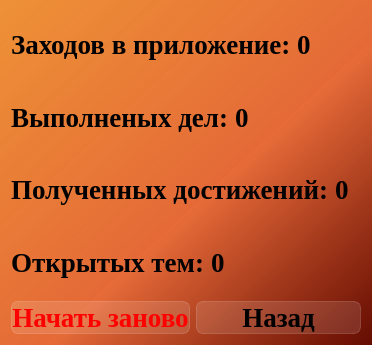
<?xml version="1.0" encoding="UTF-8"?>
<ui version="4.0">
 <class>Dialog_statistics</class>
 <widget class="QDialog" name="Dialog_statistics">
  <property name="geometry">
   <rect>
    <x>0</x>
    <y>0</y>
    <width>372</width>
    <height>345</height>
   </rect>
  </property>
  <property name="windowTitle">
   <string>Статистика</string>
  </property>
  <property name="styleSheet">
   <string notr="true">background-color: qlineargradient(spread:pad, x1:1, y1:1, x2:0, y2:0, stop:0 rgba(101, 12, 2, 255), stop:0.427447 rgba(228, 104, 54, 235), stop:1 rgba(238, 145, 55, 255));
font-family: Liberation Serif;</string>
  </property>
  <layout class="QVBoxLayout" name="verticalLayout">
   <item>
    <layout class="QHBoxLayout" name="horizontalLayout_visits">
     <item>
      <widget class="QLabel" name="label_visits">
       <property name="styleSheet">
        <string notr="true">text-align: center;
font-weight: bold;
font-size: 20pt;
background-color: none;</string>
       </property>
       <property name="text">
        <string>Заходов в приложение:</string>
       </property>
      </widget>
     </item>
     <item>
      <widget class="QLabel" name="label_count_visits">
       <property name="styleSheet">
        <string notr="true">text-align: center;
font-weight: bold;
font-size: 20pt;
background-color: none;
</string>
       </property>
       <property name="text">
        <string>0</string>
       </property>
      </widget>
     </item>
     <item>
      <spacer name="horizontalSpacer">
       <property name="orientation">
        <enum>Qt::Horizontal</enum>
       </property>
       <property name="sizeHint" stdset="0">
        <size>
         <width>40</width>
         <height>20</height>
        </size>
       </property>
      </spacer>
     </item>
    </layout>
   </item>
   <item>
    <layout class="QHBoxLayout" name="horizontalLayout_tasks">
     <item>
      <widget class="QLabel" name="label_tasks">
       <property name="styleSheet">
        <string notr="true">text-align: center;
font-weight: bold;
font-size: 20pt;
background-color: none;
border: none;</string>
       </property>
       <property name="text">
        <string>Выполненых дел:</string>
       </property>
      </widget>
     </item>
     <item>
      <widget class="QLabel" name="label_count_tasks">
       <property name="styleSheet">
        <string notr="true">text-align: center;
font-weight: bold;
font-size: 20pt;
background-color: none;
border: none;</string>
       </property>
       <property name="text">
        <string>0</string>
       </property>
      </widget>
     </item>
     <item>
      <spacer name="horizontalSpacer_2">
       <property name="orientation">
        <enum>Qt::Horizontal</enum>
       </property>
       <property name="sizeHint" stdset="0">
        <size>
         <width>40</width>
         <height>20</height>
        </size>
       </property>
      </spacer>
     </item>
    </layout>
   </item>
   <item>
    <layout class="QHBoxLayout" name="horizontalLayout_achievements">
     <item>
      <widget class="QLabel" name="label_achievements">
       <property name="styleSheet">
        <string notr="true">text-align: center;
font-weight: bold;
font-size: 20pt;
background-color: none;
border: none;</string>
       </property>
       <property name="text">
        <string>Полученных достижений:</string>
       </property>
      </widget>
     </item>
     <item>
      <widget class="QLabel" name="label_count_achievements">
       <property name="styleSheet">
        <string notr="true">text-align: center;
font-weight: bold;
font-size: 20pt;
background-color: none;
border: none;</string>
       </property>
       <property name="text">
        <string>0</string>
       </property>
      </widget>
     </item>
     <item>
      <spacer name="horizontalSpacer_3">
       <property name="orientation">
        <enum>Qt::Horizontal</enum>
       </property>
       <property name="sizeHint" stdset="0">
        <size>
         <width>40</width>
         <height>20</height>
        </size>
       </property>
      </spacer>
     </item>
    </layout>
   </item>
   <item>
    <layout class="QHBoxLayout" name="horizontalLayout_themes">
     <item>
      <widget class="QLabel" name="label_themes">
       <property name="styleSheet">
        <string notr="true">text-align: center;
font-weight: bold;
font-size: 20pt;
background-color: none;
border: none;</string>
       </property>
       <property name="text">
        <string>Открытых тем:</string>
       </property>
      </widget>
     </item>
     <item>
      <widget class="QLabel" name="label_count_themes">
       <property name="styleSheet">
        <string notr="true">text-align: center;
font-weight: bold;
font-size: 20pt;
background-color: none;
border: none;</string>
       </property>
       <property name="text">
        <string>0</string>
       </property>
      </widget>
     </item>
     <item>
      <spacer name="horizontalSpacer_4">
       <property name="orientation">
        <enum>Qt::Horizontal</enum>
       </property>
       <property name="sizeHint" stdset="0">
        <size>
         <width>40</width>
         <height>20</height>
        </size>
       </property>
      </spacer>
     </item>
    </layout>
   </item>
   <item>
    <layout class="QHBoxLayout" name="horizontalLayout">
     <item>
      <widget class="QPushButton" name="pushButton_restart_statistics">
       <property name="styleSheet">
        <string notr="true">QPushButton {
font-weight: bold;
font-size: 20pt;
text-align: center;
color: red;
background-color: rgba(255, 255, 255, 30);
border: 1px solid rgba(255, 255, 255, 40);
border-radius: 7px;
}

QPushButton:hover {
background-color: rgba(255, 255, 255, 40);
}
QPushButton:pressed {
background-color: rgba(255, 255, 255, 70);
}</string>
       </property>
       <property name="text">
        <string>Начать заново</string>
       </property>
      </widget>
     </item>
     <item>
      <widget class="QPushButton" name="pushButton_back">
       <property name="styleSheet">
        <string notr="true">QPushButton {
font-weight: bold;
font-size: 20pt;
text-align: center;
background-color: rgba(255, 255, 255, 30);
border: 1px solid rgba(255, 255, 255, 40);
border-radius: 7px;
}

QPushButton:hover {
background-color: rgba(255, 255, 255, 40);
}
QPushButton:pressed {
background-color: rgba(255, 255, 255, 70);
}</string>
       </property>
       <property name="text">
        <string>Назад</string>
       </property>
      </widget>
     </item>
    </layout>
   </item>
  </layout>
 </widget>
 <resources/>
 <connections/>
</ui>
